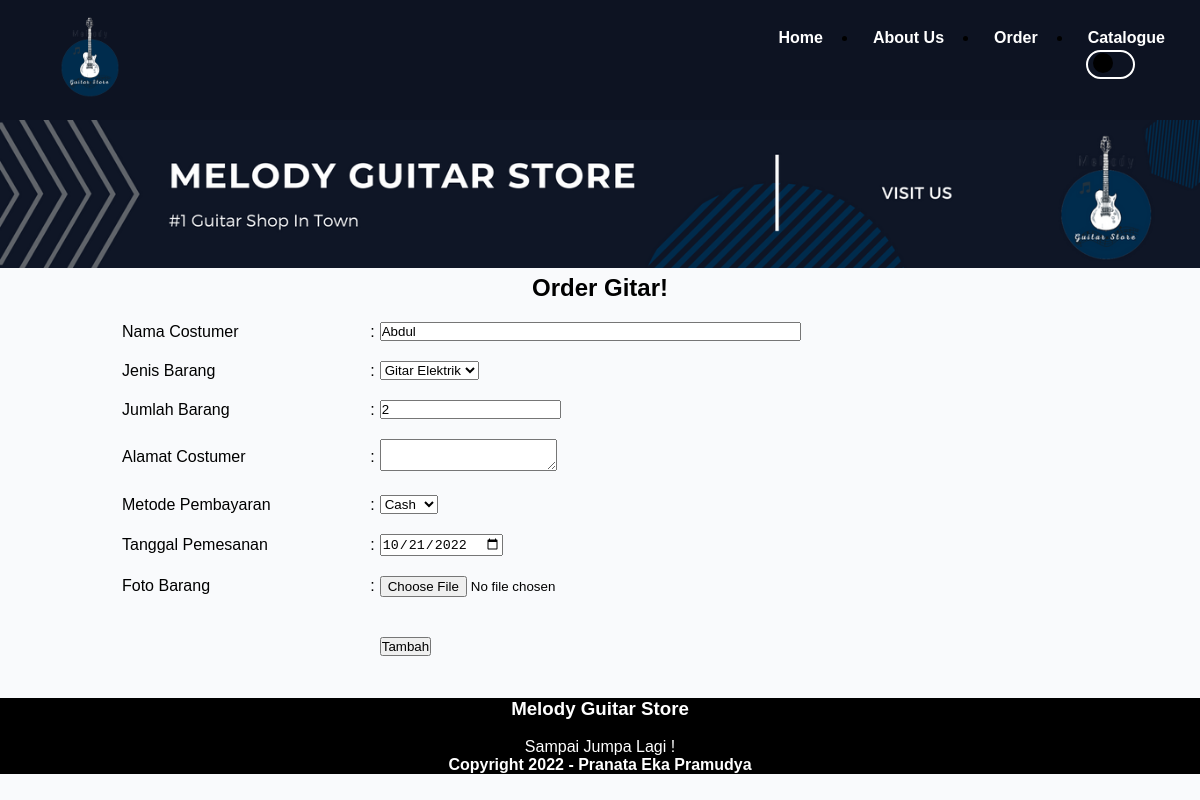
The app's page /ubah.php?nomor=6 with its own data.
### tables this page shows
CREATE TABLE `data_customer` (
  `nomor` int(10) NOT NULL,
  `nama` varchar(40) NOT NULL,
  `jenis_barang` varchar(30) NOT NULL,
  `jumlah_barang` int(3) NOT NULL,
  `alamat` varchar(50) NOT NULL,
  `metode_pembayaran` varchar(30) NOT NULL,
  `tanggal_pemesanan` date NOT NULL,
  `foto_barang` varchar(50) NOT NULL
);

### ubah.php (the view, shortened to what this page needs)
<?php
require 'koneksi.php';
$id = $_GET['nomor'];
$result = mysqli_query($conn, "SELECT * FROM data_customer WHERE nomor='$id'");
$posttest = [];
while ($row = mysqli_fetch_assoc($result)) {
    $posttest[] = $row;
}
$mhs = $posttest[0];
?>
<!DOCTYPE html>
<html>
<head>
    <link rel ="stylesheet" href = "style.css">
</head>
<body>
    <header>
        <nav>
        <div class="wrap">
                <div class="logo"><a href="index.php"><img src="Gambar/Melody.png"></a></div>
                <div class="menu">
                    <ul>
                        <li><a href="index.php">Home</a></li>
                        <li><a href="about_us.php">About Us</a></li>
                        <li><a href="order.php">Order</a></li>
                        <li id="katalog"><a href="">Catalogue</a></li>
                        <label id="ubah"></label>
                    </ul>
                </div>
            </div>
    </nav>
    </header>
    <div class="wrap">
        <section class="banner">
            <img src="Gambar/Banner.png"width="100%"></p>
        </section>
    </div>
    <div align="center" class="formulir">
            <form action="" method="post">
                <table border="0" width="80%">
                    <tr class="judul">
                        <td colspan="4" align="center">
                            <strong>
                                <font size="5">
                                    <p>Order Gitar!</p>
                                </font>
                            </strong>
                        </td>
                    </tr>
                    <tr>
                        <td> <br> Nama Costumer</td>
                        <td> <br> :</td>
                        <td> <br> <input type="text" maxlength="100" name="nama" size="50" required="" value ="<?php echo $mhs['nama']; ?>"></td>
                    </tr>
                    <tr>
                        <td> <br> Jenis Barang</td>
                        <td> <br> :</td>
                        <td><br> <select name="jenis_barang" required ="" value = "<?php echo $mhs['jenis_barang']; ?>">
                            <option value="Gitar Elektrik">Gitar Elektrik</option>
                        </select></td>
                    </tr>
                    <tr>
                        <td> <br> Jumlah Barang</td>
                        <td> <br> :</td>
                        <td> <br> <input type="number" name="jumlah_barang" required=""value ="<?php echo $mhs['jumlah_barang']; ?>">
                    </tr>
                    <tr>
                        <td> <br> Alamat Costumer</td>
                        <td> <br> :</td>
                        <td> <br> <textarea name="alamat" required="" value = "<?php echo $mhs['alamat']; ?>"></textarea></td>
                    </tr>
                    <tr>
                        <td> <br> Metode Pembayaran</td>
                        <td> <br> :</td>
                        <td><br> <select name="metode_pembayaran" required ="" value = "<?php echo $mhs['metode_pembayaran']; ?>">
                            <option value="Cash">Cash</option>
                        </select></td>
                    </tr>
                    <tr>
                        <td> <br> Tanggal Pemesanan </td>
                        <td> <br> :</td>
                        <td> <br> <input type="date" name="tanggal_pemesanan" required = "" value = "<?php echo $mhs['tanggal_pemesanan']; ?>" >
                    </tr>
                    <tr>
                        <td> <br> Foto Barang </td>
                        <td> <br> :</td>
                        <td> <br> <input type = "file" name="foto_barang" required = "" value ="<?php echo $mhs['foto_barang']; ?>">
                    </tr>
                    <tr>
                        <td colspan="4"> <br> <br> </td>
                    </tr>
                    <tr>
                        <td></td>
                        <td></td>
                        <td><input type="submit" name = "tambah" value = "Tambah"></td>
                    </tr>
                </table>
            </form>
        </div>
    <footer class="footer">
        <h3>Melody Guitar Store</h3>
        <p>
            <br>
            Sampai Jumpa Lagi !
            <br>
        </p>
        <h4>Copyright 2022 - Pranata Eka Pramudya</h4>
    </footer>
</body>
</html>

### style.css (style rules this page uses)
* { text-decoration: none; margin: 0px; padding: 0px; }
body { background-color: #f9fafc; box-sizing: border-box; padding: 0; margin: 0; font-family: 'Franklin Gothic Medium', 'Arial Narrow', Arial, sans-serif; }
.wrap { width: 100%; margin: auto; position: relative; }
.logo img { padding: 10px 40px; width: 100px; float: left; }
.menu { float: right; }
nav { width: 100%; margin: auto; display: flex; line-height: 75px; position: sticky; top: 0; background-color: #0d1322; }
nav ul { margin: 0px; padding: 0px; overflow: hidden; }
nav ul li { float: left; }
nav ul li a { color: white; font-weight: bold; text-align: center; padding: 0px 35px 0px 15px ; }
.footer { background-color: #000000; text-align: center; margin-top: 40px; margin-bottom: 15px; color: white; }
label { position: absolute; float: left; width: 45px; height: 25px; right: 65px; top: 50px; border: 2px white solid; border-radius: 20px; }
label:before { position: absolute; content: ""; width: 20px; height: 20px; right: 20px; top: 1px; border: 2px; border-radius: 50%; cursor: pointer; background: black; transition: 2s; }

### records on screen
data_customer: nama "Abdul", jenis_barang "Gitar Elektrik", metode_pembayaran "Cash", tanggal_pemesanan "10/21/2022"
